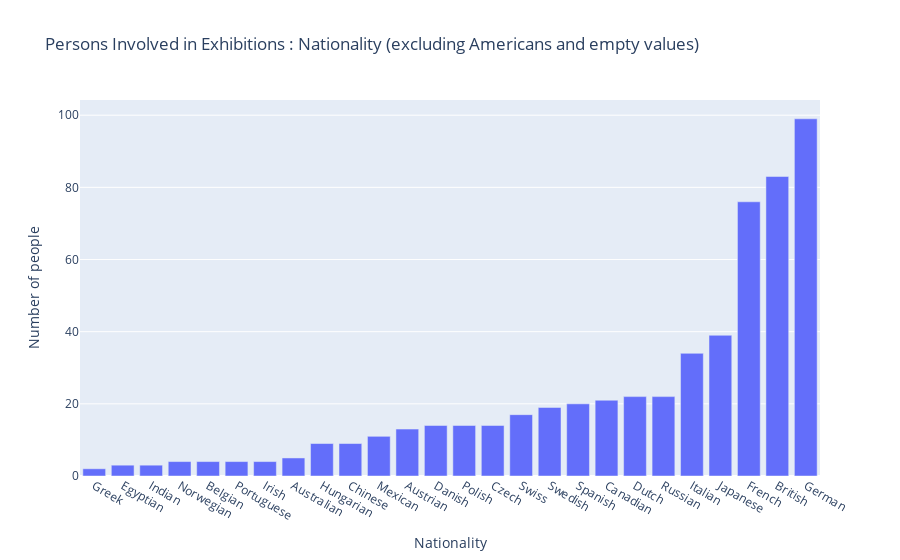

Here is the notebook cell this chart was saved with:
### Code cell
number_dict = {}

with open(os.path.join(output_person_dir, persons_all_file), 'r') as json_file:
    
    
    data = json.load(json_file)
    for person in data.get("persons"):

        if "nationality" in person:
            nat = person.get("nationality")

            if nat in ["","Male", "Female"]:
                continue
            if nat == "American":
                continue
            if nat in number_dict:
                number_dict[nat] += 1
            else:
                number_dict[nat] = 1
        
    number_dict = dict(sorted(number_dict.items(), key=lambda item: item[1]))

    # sort by number
    
   # print(number_dict)

x_values = number_dict.keys()
y_values = number_dict.values()

fig = px.bar(x=x_values, y=y_values, 
labels={"x": "Nationality", "y": "Number of people"},
title="Persons Involved in Exhibitions : Nationality (excluding Americans and empty values)"
)
fig.show()

### Figure 1 — Plotly figure (JSON) as saved in the notebook; plotly's stock layout.template omitted (floating-point values rounded to 4 significant figures)
{"data": [{"alignmentgroup": "True", "hovertemplate": "Nationality=%{x}<br>Number of people=%{y}<extra></extra>", "legendgroup": "", "marker": {"color": "#636efa", "pattern": {"shape": ""}}, "name": "", "offsetgroup": "", "orientation": "v", "showlegend": false, "textposition": "auto", "type": "bar", "x": ["Greek", "Egyptian", "Indian", "Norwegian", "Belgian", "Portuguese", "Irish", "Australian", "Hungarian", "Chinese", "Mexican", "Austrian", null, "Danish", "Polish", "Czech", "Swiss", "Swedish", "Spanish", "Canadian", "Dutch", "Russian", "Italian", "Japanese", "French", "British", "German"], "xaxis": "x", "y": [2, 3, 3, 4, 4, 4, 4, 5, 9, 9, 11, 13, 13, 14, 14, 14, 17, 19, 20, 21, 22, 22, 34, 39, 76, 83, 99], "yaxis": "y"}], "layout": {"barmode": "relative", "legend": {"tracegroupgap": 0}, "title": {"text": "Persons Involved in Exhibitions : Nationality (excluding Americans and empty values)"}, "xaxis": {"anchor": "y", "domain": [0, 1], "title": {"text": "Nationality"}}, "yaxis": {"anchor": "x", "domain": [0, 1], "title": {"text": "Number of people"}}}}
